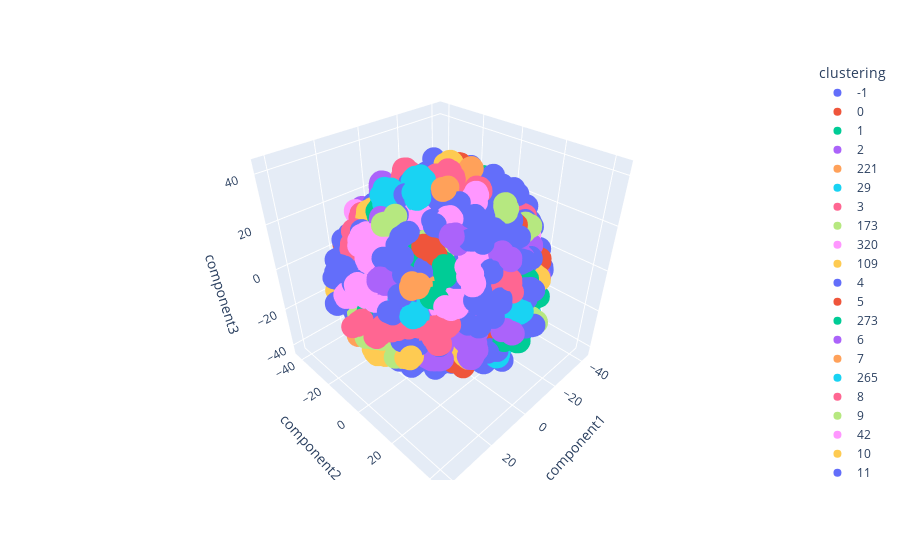

Notebook cell for this chart:
### Code cell
if n_components == 2:
    X_tsne = pd.DataFrame(X_tsne,columns=['component1','component2'])
    X_tsne['clustering'] = clustering.labels_
    X_tsne['clustering'] = X_tsne['clustering'].astype(str)
    print(f"Number of clusters {pd.unique(X_tsne['clustering']).shape[0]}")
    fig = px.scatter(X_tsne,x="component1", y="component2", color="clustering")
    fig.show()
elif n_components == 3:
    X_tsne = pd.DataFrame(X_tsne,columns=['component1','component2','component3'])
    X_tsne['clustering'] = clustering.labels_
    X_tsne['clustering'] = X_tsne['clustering'].astype(str)
    print(f"Number of clusters {pd.unique(X_tsne['clustering']).shape[0]}")
    fig = px.scatter_3d(X_tsne,x="component1", y="component2",z='component3', color="clustering")
    fig.show()
